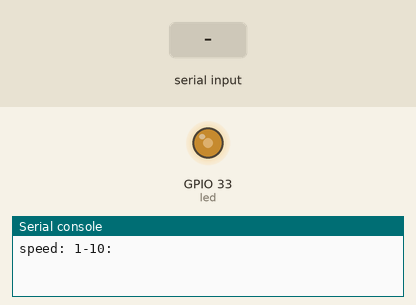
Bench run of a program on a simulated ESP32 board running MicroPython. Parts: output pins drawn as LEDs (lit = HIGH), the last lines printed to the serial console. The inputs (shaded band) are chosen by the test bench.

Above: at 1.2 s.
1.3 s: "90" typed at the serial console, then Enter
At 2.1 s:
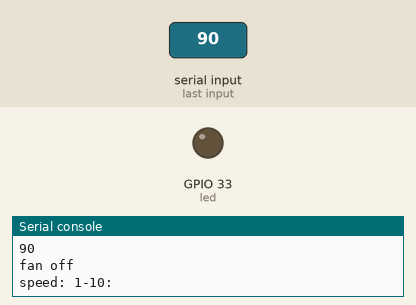
2.8 s: "1" typed at the serial console, then Enter
At 3.2 s:
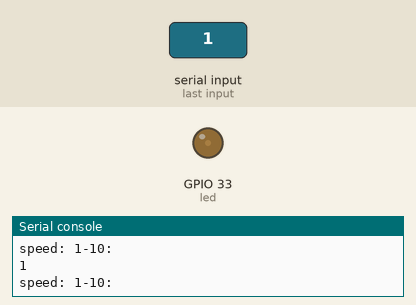
4.3 s: "200" typed at the serial console, then Enter
At 5.6 s:
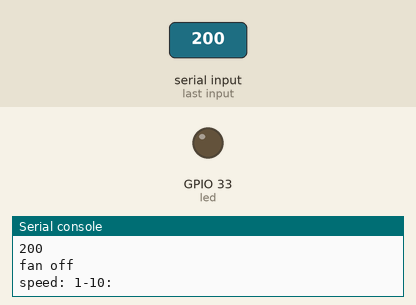
Timing chart, 0 to 7.3 s (numbered marks = the images above; inputs shaded):
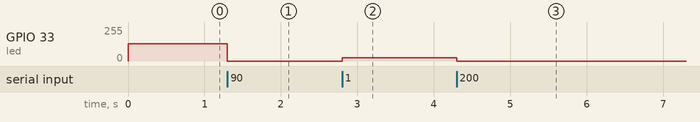

The program:

fan_controller.py
```python
from machine import Pin, PWM
from time import sleep

frequency = 5000

led = PWM(Pin(33), frequency)

while True:
    a=int(input("speed: 1-10: "))
    if a not in range (11):
        led.duty(0)
        print('fan off')

    else:
        if a!=10:
            led.duty(a*100)
            sleep(0.005)
        else:
            led.duty(1023)
            sleep(0.005)
```

Measured:
- after the input at 1.3 s, GPIO 33 (led): 128/255 → 0/255 at once
- after the input at 2.8 s, GPIO 33 (led): 0/255 → 25/255 at once
- after the input at 4.3 s, GPIO 33 (led): 25/255 → 0/255 at once
